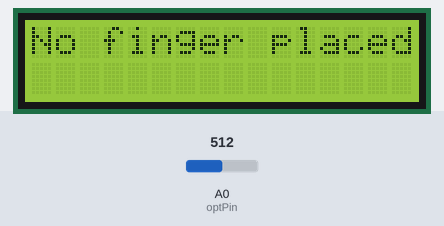
A sketch run on a simulated Arduino Uno, built with avr-gcc and run on an emulated ATmega328P. Shown: 16×2 character LCD. The test bench sets the inputs (shaded band); at power-on: A0 (optPin) = 512. What the sketch prints to the serial monitor is not drawn.

Above: at 1.2 s.
1.3 s: A0 (optPin) set to 23
5.4 s: A0 (optPin) set to 18
At 7.0 s:
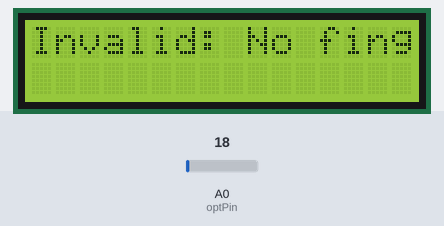
At 17.1 s:
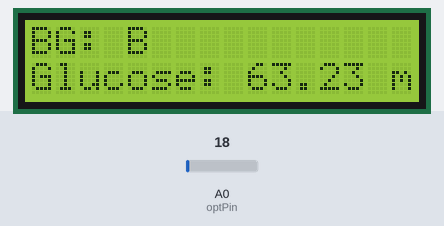
Timing chart, 0 to 17.8 s (numbered marks = the images above; inputs shaded):
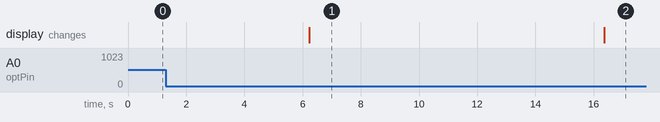

Measured:
- the behaviour switches between 21 and 20 on A0 (optPin) (found by bisection; images 0 and 1)
- after the input at 1.3 s, every drawn part: stays the same
- after the input at 5.4 s, the display: changes after 0.83 s (image 1)
- what the display in image 1 shows lasts 10.2 s, from 6.2 s to 16.4 s

The sketch:

arduino_lcd_code.ino
```cpp
#include <Wire.h>
#include <LiquidCrystal_I2C.h>

LiquidCrystal_I2C lcd(0x27, 16, 2);  // Set the LCD address to 0x27 or 0x3F for a 16 chars and 2 line display

int optPin = A0;
float voltage = 0.0;
float maxVoltage = 0.0;
float glucoseLevel = 0.0;
String bloodGroup = "";
bool validMeasurement = true;
unsigned long startTime;
const unsigned long cooldownPeriod = 5000;

void setup() {
  Serial.begin(9600);
  lcd.begin(16, 2);  // Initialize the LCD
  lcd.backlight();   // Turn on the LCD backlight
  lcd.print("Initializing..."); // Display initial message
  pinMode(optPin, INPUT);
  startTime = millis();
}

void loop() {
  int sensorValue = analogRead(optPin);
  voltage = sensorValue * (5000.0 / 1023.0);

  // Error handling for different conditions
  if (voltage == 0) {
    Serial.println("Error: Sensor blocked");
    lcd.clear();
    lcd.print("Error: Blocked"); // Display error on LCD
    delay(1000);
    return;
  } else if (voltage > 100) {
    Serial.println("Error: No finger placed");
    lcd.clear();
    lcd.print("No finger placed"); // Display error on LCD
    validMeasurement = false;
    delay(1000);
    return;
  }

  // Measurement phase (5 seconds)
  if (millis() - startTime < 5000) {
    if (validMeasurement) {
      if (voltage > maxVoltage) {
        maxVoltage = voltage;
      }
      Serial.print("Current Voltage: ");
      Serial.print(voltage);
      Serial.println(" mV");
    }
    delay(500);

  } else {
    // End of Measurement Phase
    if (validMeasurement) {
      // Determine the blood group based on maximum voltage observed
      if (maxVoltage >= 14 && maxVoltage <= 29.33) {
        bloodGroup = "O";
      } else if (maxVoltage >= 29.33 && maxVoltage <= 45) {
        bloodGroup = "A";
      } else if (maxVoltage >= 39.33 && maxVoltage <= 99) {
        bloodGroup = "B";
      } else {
        bloodGroup = "Unknown";
      }

      // Calculate glucose level using the formula
      glucoseLevel = (8e-5 * maxVoltage * maxVoltage) + (0.1873 * maxVoltage) + 46.131;

      // Display final results on Serial Monitor
      Serial.println("===== Final Results After 5 Seconds =====");
      Serial.print("Max Voltage: ");
      Serial.print(maxVoltage);
      Serial.print(" V, Blood Group: ");
      Serial.print(bloodGroup);
      Serial.print(", Glucose Level: ");
      Serial.print(glucoseLevel);
      Serial.println(" mg/dL");
      Serial.println("=========================================");

      // Display final results on LCD
      lcd.clear();
      lcd.setCursor(0, 0);
      lcd.print("BG: ");
      lcd.print(bloodGroup);   // Display blood group on LCD
      lcd.setCursor(0, 1);
      lcd.print("Glucose: ");
      lcd.print(glucoseLevel); // Display glucose level on LCD
      lcd.print(" mg/dL");

    } else {
      Serial.println("Measurement invalid: No finger detected at some point during measurement window.");
      lcd.clear();
      lcd.print("Invalid: No finger"); // Display invalid message on LCD
    }

    // Cooldown Phase (5 seconds)
    unsigned long cooldownStartTime = millis();
    while (millis() - cooldownStartTime < cooldownPeriod) {
      sensorValue = analogRead(optPin);
      voltage = sensorValue * (5000.0 / 1023.0);
      Serial.print("Cooldown - Voltage: ");
      Serial.print(voltage);
      Serial.println(" mV");
      delay(500);
    }

    // Reset for the next measurement cycle
    maxVoltage = 0.0;
    validMeasurement = true;
    startTime = millis();
    delay(2000);
  }
}
```
